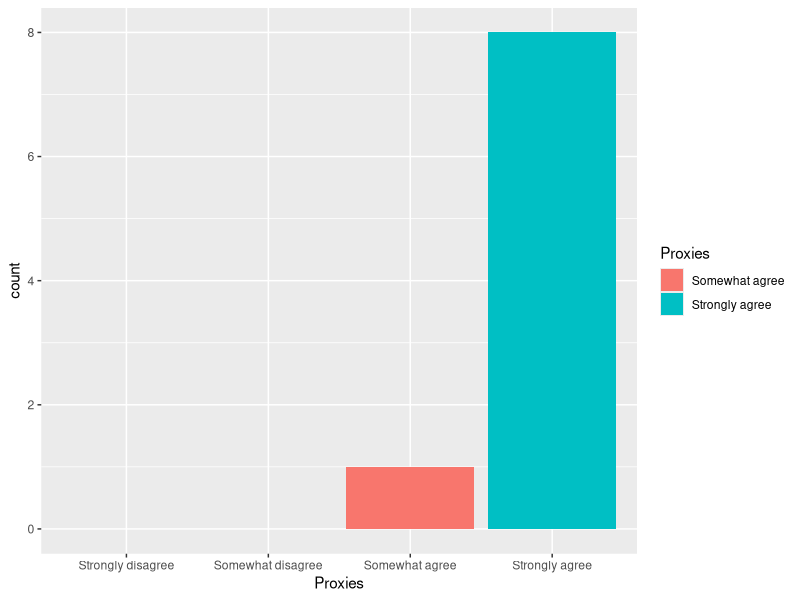
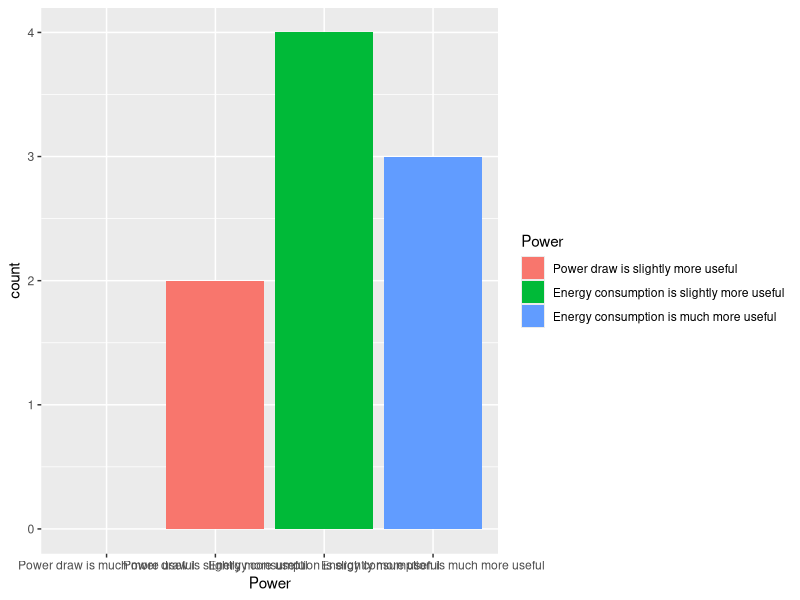
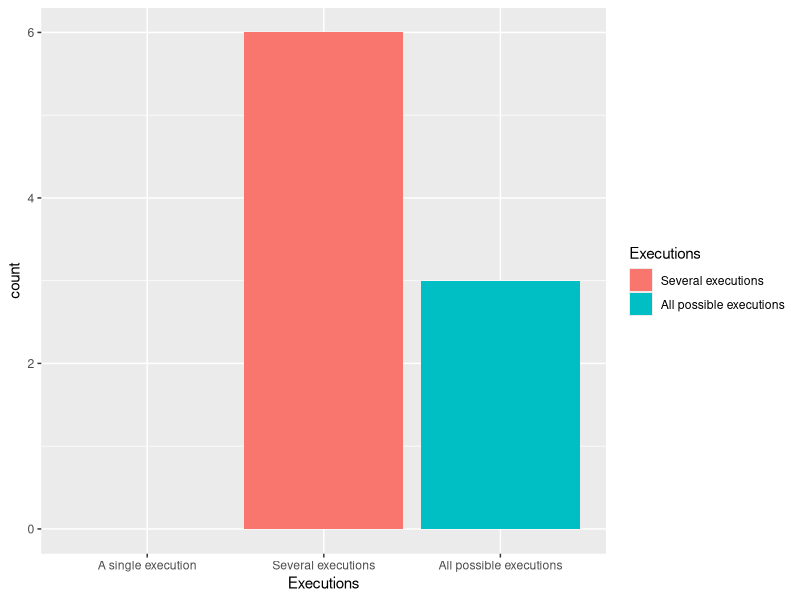
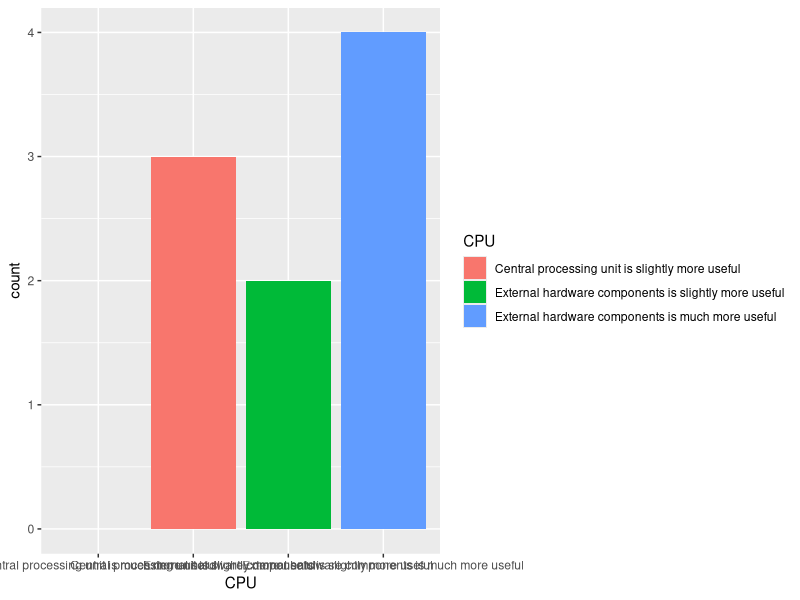
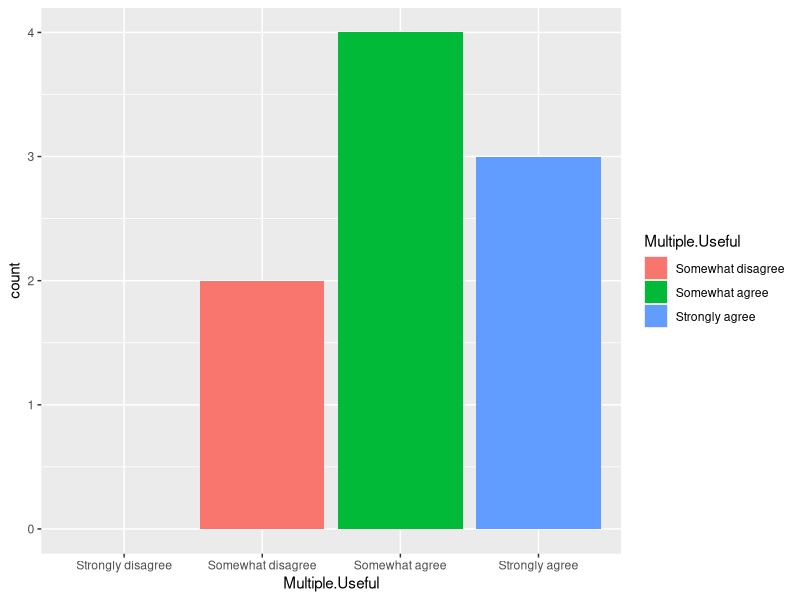
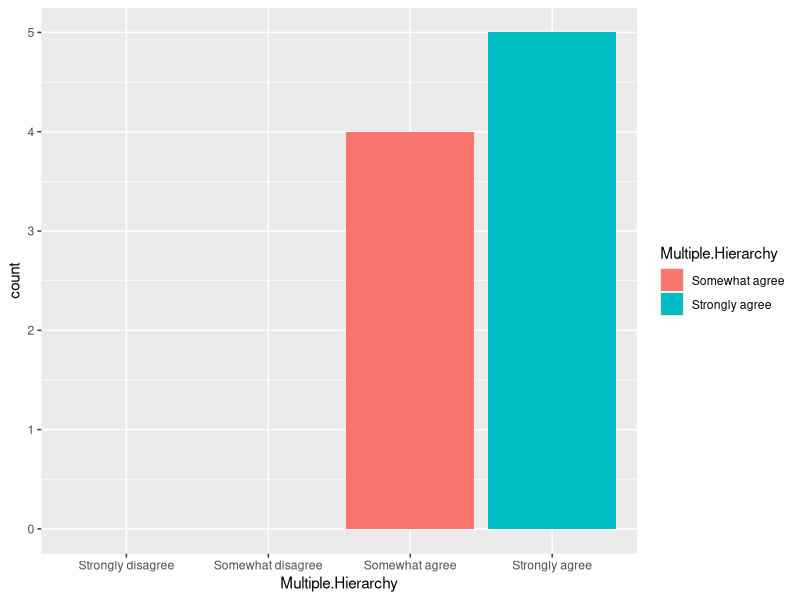
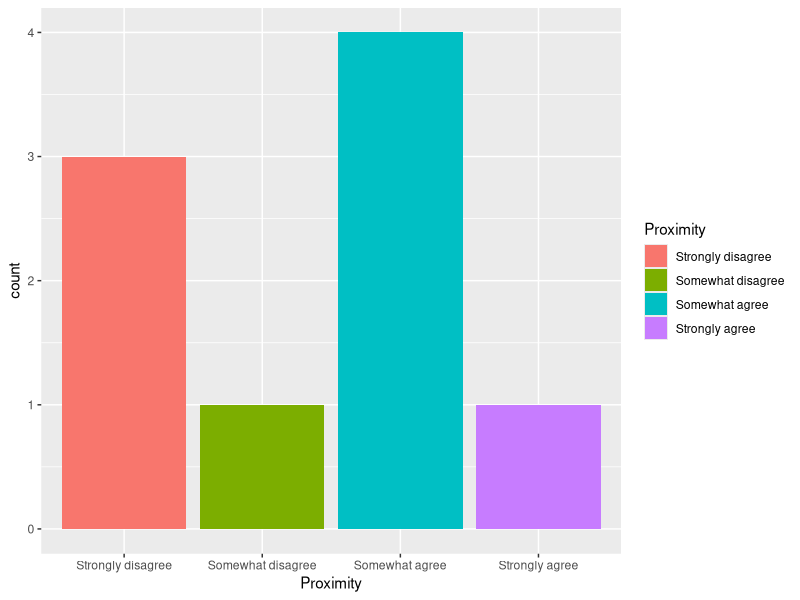
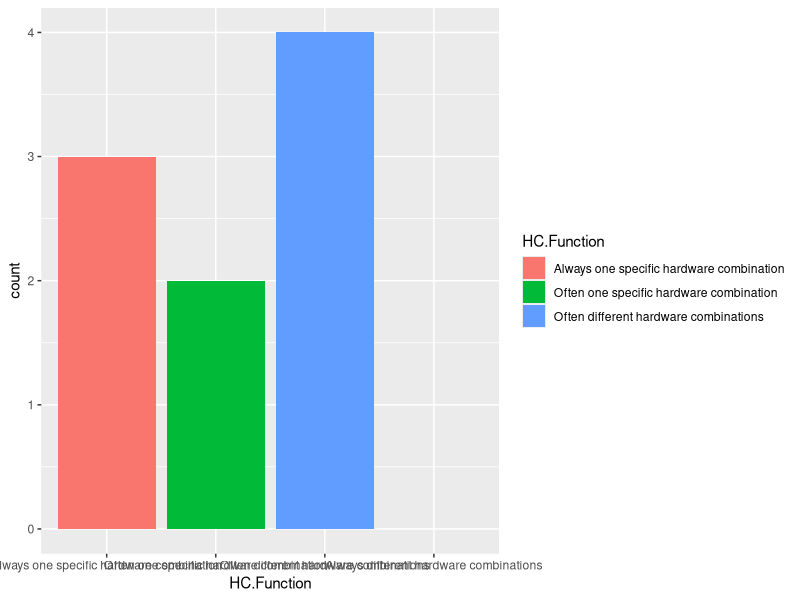

Generate these figures, in order, with R:
# Load Libraries
library(tidyr)
library(dplyr)
library(ggplot2)
library(xtable)

# Import data
data = read.csv('questionnaire_responses.csv')

# Preprocessing
## Make years of developer experience numeric
data[data$Identifier=='P3', 'Exp.Developer'] = 3
data[data$Identifier=='P7', 'Exp.Developer'] = 10
data[data$Identifier=='P9', 'Exp.Developer'] = 11
data$Exp.Developer = as.numeric(data$Exp.Developer)

## Make factors
### Define function
make_factor = function(df, cols, lvls) {
  for(col in cols) {
    df[,col] = factor(df[,col], levels=lvls)
  }; rm(col)
  return(df)
}
### Agreement scale, questions and factors
agreement_scale = c('Strongly disagree', 'Somewhat disagree', 'Somewhat agree', 'Strongly agree')
agreement_questions = c('Proxies', 'Multiple.Useful', 'Multiple.Hierarchy', 'Proximity', 'Goals.Understand', 'Goals.Hotspot')
data = make_factor(data, agreement_questions, agreement_scale)
### Agreement + no answer scale, questions and factors
agreementplus_questions = c('HC.Useful', 'US.Useful')
agreementplus_scale = c(agreement_scale, '')
data = make_factor(data, agreementplus_questions, agreementplus_scale)
### Frequency scale, questions and factors
frequency_scale = c('Never', 'Rarely', 'Sometimes', 'Often')
frequency_questions = c('Exp.Performance', 'Exp.Energy')
data = make_factor(data, frequency_questions, frequency_scale)
#### Make other questions factor
data$Power = factor(data$Power, levels=c('Power draw is much more useful', 'Power draw is slightly more useful', 'Energy consumption is slightly more useful', 'Energy consumption is much more useful'))
data$Executions = factor(data$Executions, levels=c('A single execution', 'Several executions', 'All possible executions'))
data$CPU = factor(data$CPU, levels=c('Central processing unit is much more useful', 'Central processing unit is slightly more useful', 'External hardware components is slightly more useful', 'External hardware components is much more useful'))
data$HC.Function = factor(data$HC.Function, levels=c('Always one specific hardware combination', 'Often one specific hardware combination', 'Often different hardware combinations', 'Always different hardware combinations'))
data$US.Function = factor(data$US.Function, levels=c('Always one usage scenario', 'Often one usage scenario', 'Often different usage scenarios', 'Always different usage scenarios'))

# Make plots
## Plot MC questions
### Define plot function
mc_plot = function(df, col) {
  return(ggplot(df, aes(x=.data[[col]], fill=.data[[col]])) +
    geom_bar() +
    scale_x_discrete(drop=FALSE))
}
### List questions
mc_questions = c('Proxies', 'Power', 'Executions', 'CPU', 'Multiple.Useful', 'Multiple.Hierarchy', 'Proximity', 'HC.Function', 'HC.Useful', 'US.Function', 'US.Useful', 'Goals.Understand', 'Goals.Hotspot', 'Exp.Performance', 'Exp.Energy')
### Create plots
for(mc_question in mc_questions) {
  png(sprintf('Images/%s.png', mc_question), width=600, height=350)
  print(mc_plot(data,mc_question))
  dev.off() 
}; rm(mc_question)

## Visualize abstraction ranks
### List questions and labels
abstraction_labels = c('Code statements', 'Code branches', 'Functions', 'Source code files', 'The complete project', 'Libraries')
abstraction_questions = paste0('Abstractions.', c('Statements', 'Branches', 'Functions', 'Files', 'Project', 'Libraries'))
### Make subset
rank_data = data[,c('Identifier', abstraction_questions)]
rank_data = rank_data %>% rename_with(~ abstraction_labels, all_of(abstraction_questions))
### Make long format
rank_data <- gather(rank_data, key=Abstraction, value=Rank, 2:7, factor_key=TRUE)
### Convert abstraction numbers to labels
for(i in 1:length(abstraction_labels)) {
  rank_data$Rank[rank_data$Rank==i] = paste('Rank', i)
}; rm(i)
### Order factors
rank_data$Rank = factor(rank_data$Rank, levels=paste('Rank',seq(6,1)))
rank_data$Abstraction = factor(rank_data$Abstraction, levels=abstraction_labels)
### Plot
png('Images/Abstraction.Ranking.png', width=600, height=350)
ggplot(rank_data, aes(x=Identifier, y=Rank, fill=Abstraction)) +
  geom_raster()
dev.off()

## Visualize multiple abstractions
### Make subset
multiple_data = data[,c('Identifier', 'Multiple.Which')]
colnames(multiple_data)[colnames(multiple_data) == 'Multiple.Which'] = 'Abstraction'
### Convert to long format
multiple_data <- multiple_data %>%
  separate_rows(Abstraction, sep=",") 
### Order Abstraction factor
multiple_data$Abstraction = factor(multiple_data$Abstraction, levels=abstraction_labels)
### Plot
png('Images/Abstraction.Multiple.png', width=600, height=350)
ggplot(multiple_data, aes(x=Identifier, y=Abstraction, fill=Abstraction)) +
  geom_raster() +
  theme(legend.position="none") +
  scale_y_discrete(limits=rev)
dev.off()

# Tabulate experience
## Make subset
experience_data = data[,c('Exp.Developer', 'Exp.Performance', 'Exp.Energy', 'Exp.Sector', 'Exp.Applications', 'Exp.Job')]
colnames(experience_data) = c('Experience', 'Performance', 'Energy', 'Sector', 'Application', 'Job')
rownames(experience_data) = data$Identifier
xtable(experience_data)
